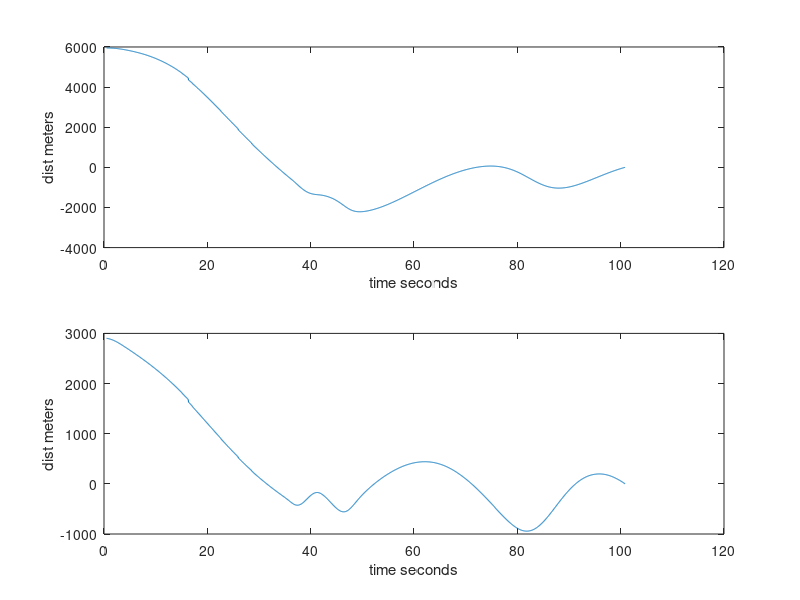
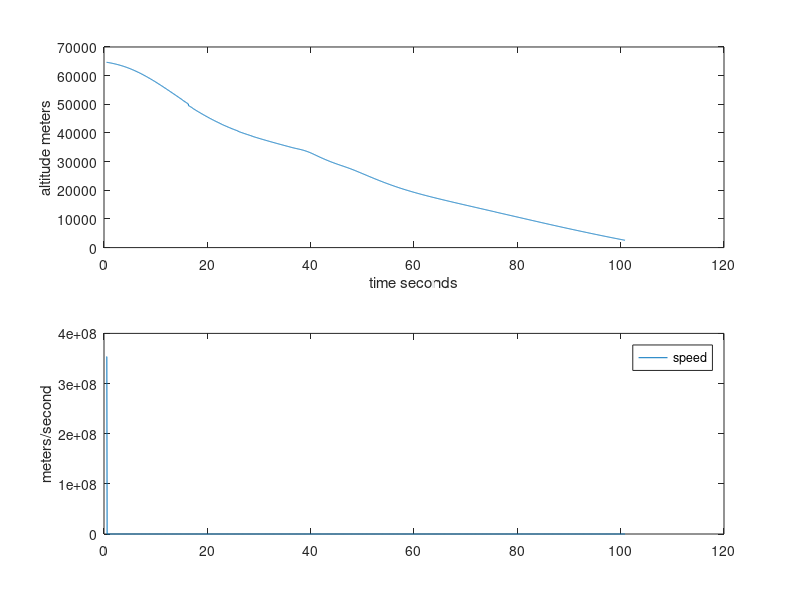
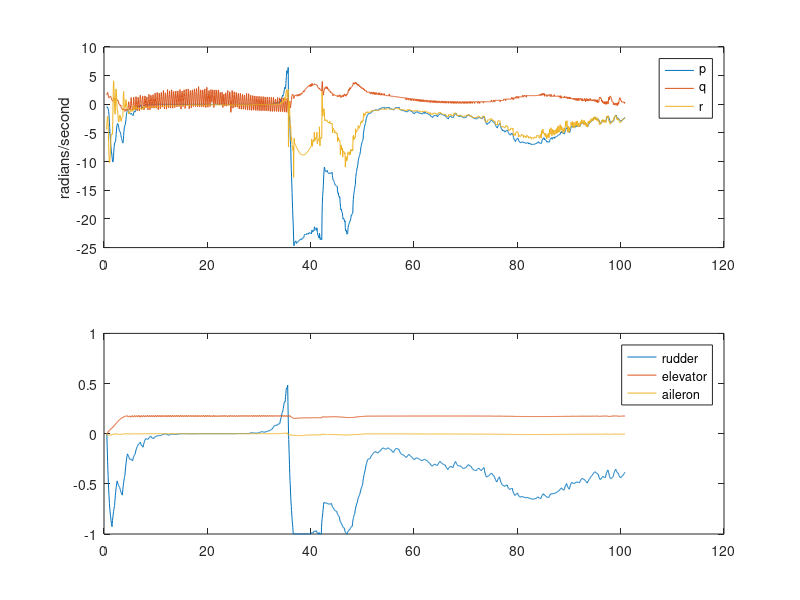
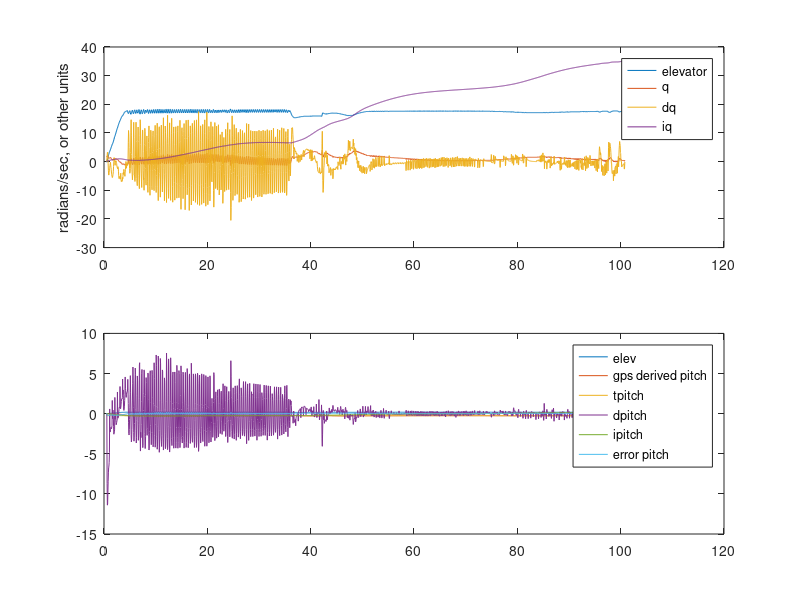

Recreate these plots in MATLAB, in order.

clear;

f = csvread('telemetry.csv');
%fid = fopen("telemetry.csv");
%f = fscanf(fid,'%f,%f,%f',[3, 1000]);
f = f';


len =size(f,2)

l = round(len*0.9);

t = [10:l]/20;
r2d = 180/pi;

long = f(1,10:l);
lat = f(2,10:l);
alt = f(3,10:l);

p = f(4,10:l)*r2d;
q = f(5,10:l)*r2d;
r = f(6,10:l)*r2d;

err_head = f(12,10:l);
derr_head = f(13,10:l);
ierr_head = f(14,10:l);

% control surfaces
elev = f(7,10:l);
rud = f(8,10:l);
ail = f(9,10:l);

dq = f(10,10:l);
iq = f(11,10:l);

epitch  = f(15,10:l);
dpitch = f(16,10:l);
ipitch = f(17,10:l);

tpitch = f(18,10:l);
speed = f(19,10:l);

tdx = f(20,10:l);
tdy = f(21,10:l);

wind = f(22,10:l);
wind_dir = f(23,10:l);
press = f(24,10:l);

dr = f(25,10:l);
ir = f(26,10:l);

pitch = f(27,10:l);
%%%%%%%%%%%%%%%%%%%%%%%%%%%%%%%%%%%%

figure(1);
%instead of lat(end) should use coords of actual target, and make an x where the target is
y = (lat-lat(end))*6e6;
subplot(2,1,1),plot(t,y);
ylabel('dist meters');
xlabel('time seconds');
y2 = (long-long(end))*6e6.*cos(lat);
subplot(2,1,2),plot(t, y2);
ylabel('dist meters');
xlabel('time seconds');

figure(10);
subplot(2,1,1),plot(y,y2,'b');
xlabel('distance meters');
ylabel('distance meters');
subplot(2,1,2),plot(sqrt(y.*y+y2.*y2),alt,'b');
xlabel('distance');
ylabel('altitude');

figure(2),
subplot(2,1,1),plot(t,alt);
ylabel('altitude meters');
xlabel('time seconds');

subplot(2,1,2),plot(t,speed);
legend('speed');
ylabel('meters/second');

figure(3),
subplot(2,1,1),plot(t,p, t,q,t,r);
legend('p','q','r');
ylabel('radians/second');
subplot(2,1,2),plot(t,rud, t,elev,t,ail);
legend('rudder','elevator','aileron');

figure(4),
factor = 100; % max(abs(q))/ max(abs(elev));
subplot(2,1,1),plot(t,elev*factor, t, q,t,dq*500, t, iq*10);
ylabel('radians/sec, or other units');
legend('elevator','q', 'dq','iq');
subplot(2,1,2),plot(t, elev, t,pitch, t, tpitch, t, dpitch*50, t, ipitch/5,t,epitch);
legend('elev', 'gps derived pitch', 'tpitch', 'dpitch', 'ipitch', 'error pitch');

figure(5),
plot(t,rud, t,err_head, t, derr_head*10, t, ierr_head/10);
ylabel('degrees');
legend('rudder', 'error heading', 'derror heading', 'ierr head');

if (0)
figure(6),
subplot(3,1,1),plot(t,wind);
ylabel('wind knots');
subplot(3,1,2),plot(t,wind_dir);
ylabel('wind dir degrees');
subplot(3,1,3),plot(t,press);
ylabel('pressure inhg');
end;

figure(7);
plot(t, r, t,dr,t,ir);
legend('r','dr','ir');


